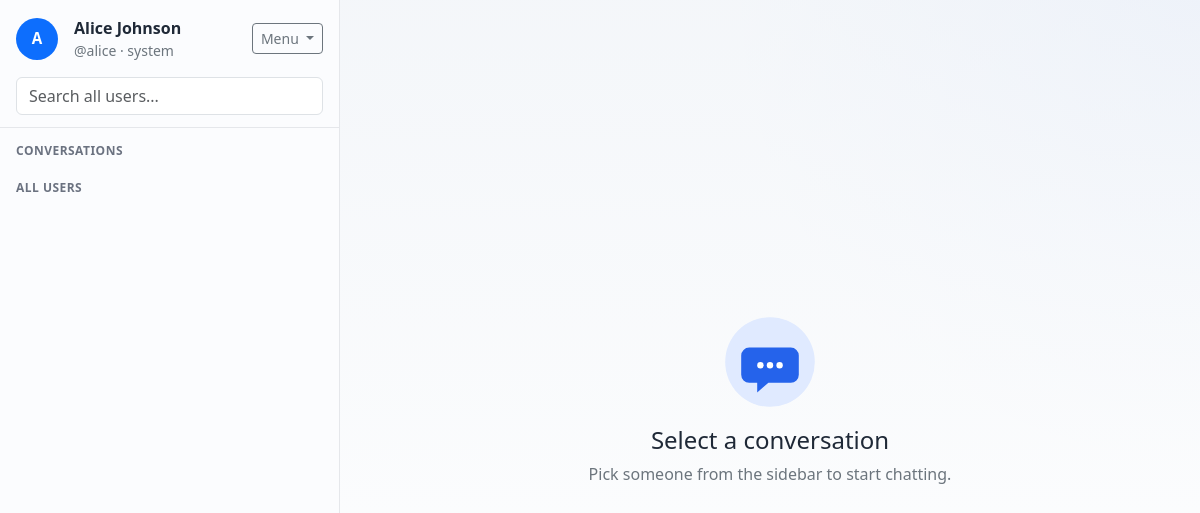
The page /chat (signed in) on the database its author committed.
### tables this page shows
CREATE TABLE `users` (
  `id` int(10) UNSIGNED NOT NULL,
  `username` varchar(50) NOT NULL,
  `email` varchar(120) NOT NULL,
  `country_code` varchar(8) NOT NULL DEFAULT '',
  `phone` varchar(20) NOT NULL DEFAULT '',
  `gender_id` int(10) UNSIGNED NOT NULL,
  `password` varchar(255) NOT NULL,
  `display_name` varchar(80) NOT NULL,
  `avatar_color` varchar(7) NOT NULL DEFAULT '#0d6efd',
  `avatar_path` varchar(255) DEFAULT NULL,
  `user_type` enum('system','normal') NOT NULL DEFAULT 'normal',
  `last_seen` datetime DEFAULT NULL,
  `created_at` datetime NOT NULL DEFAULT current_timestamp()
);

### application/controllers/Chat.php (called while the page is built, shortened)
<?php
class Chat extends CI_Controller
{
	public function __construct()
	{
		$this->load->model('User_model');
	}
	public function index()
	{
		$user = $this->User_model->get_by_id(current_user_id());
		$this->User_model->touch_last_seen((int) $user['id']);
		$user['initials'] = avatar_initials($user['display_name']);
		$this->load->view('chat/index', array(
			'user' => $user,
		));
	}
}

### index.php (called while the page is built, shortened)
<?php
require_once BASEPATH.'core/CodeIgniter.php';

### application/models/User_model.php (called while the page is built, shortened)
<?php
class User_model extends CI_Model
{
	private function with_gender()
	{
		$this->db->select('users.*, genders.name AS gender_name');
		$this->db->join('genders', 'genders.id = users.gender_id', 'left');
	}
	public function get_by_id($id)
	{
		return $this->db->get_where('users', array('users.id' => (int) $id))->row_array();
	}
	public function touch_last_seen($id)
	{
		$this->db->where('id', (int) $id);
		$this->db->update('users', array('last_seen' => date('Y-m-d H:i:s')));
	}
}

### application/helpers/chat_helper.php (the view, shortened to what this page needs)
<?php
if (!function_exists('avatar_initials')) {
	function avatar_initials($name)
	{
		$name = trim((string) $name);
		if (function_exists('mb_substr')) {
			return mb_strtoupper(mb_substr($name, 0, 1, 'UTF-8'), 'UTF-8');
		}
		return strtoupper(substr($name, 0, 1));
	}
}
if (!function_exists('user_avatar_url')) {
	function user_avatar_url($user)
	{
		if (empty($user['avatar_path']) || empty($user['id'])) {
			return NULL;
		}
		return site_url('files/avatar/'.(int) $user['id']);
	}
}
if (!function_exists('render_user_avatar')) {
	function render_user_avatar($user, $extra_class = '')
	{
		$online = !empty($user['online']) ? ' online' : '';
		$class = trim('avatar '.$extra_class.$online);
		$url = user_avatar_url($user);
		$color = !empty($user['avatar_color']) ? $user['avatar_color'] : '#0d6efd';
		$letter = avatar_initials(isset($user['display_name']) ? $user['display_name'] : '');
		return '<div class="'.html_escape($class).'" style="background: '.html_escape($color).'">'.html_escape($letter).'</div>';
	}
}
if (!function_exists('current_user_id')) {
	function current_user_id()
	{
		$CI =& get_instance();
		return (int) $CI->session->userdata('user_id');
	}
}
if (!function_exists('normalize_user_type')) {
	function normalize_user_type($type)
	{
		return $type === 'system' ? 'system' : 'normal';
	}
}
if (!function_exists('is_system_user')) {
	function is_system_user($user = NULL)
	{
		if (is_array($user)) {
			return normalize_user_type(isset($user['user_type']) ? $user['user_type'] : 'normal') === 'system';
		}
		$CI =& get_instance();
		$type = $CI->session->userdata('user_type');
		return normalize_user_type($type) === 'system';
	}
}

### application/views/chat/index.php (shortened to what this page needs)
<!DOCTYPE html>
<html lang="en">
<head>
  <link href="<?= base_url('assets/css/bootstrap.min.css') ?>" rel="stylesheet">
  <link href="<?= base_url('assets/css/bootstrap-icons.min.css') ?>" rel="stylesheet">
  <link href="<?= base_url('assets/css/style.css') ?>" rel="stylesheet">
</head>
<body class="chat-app" data-base="<?= rtrim(site_url(), '/') ?>" data-user-type="<?= is_system_user($user) ? 'system' : 'normal' ?>">
  <div class="chat-shell">
    <aside class="sidebar" id="sidebar">
      <div class="sidebar-header">
        <div class="d-flex align-items-center gap-3">
          <?= render_user_avatar($user) ?>
          <div class="flex-grow-1 overflow-hidden">
            <div class="fw-semibold text-truncate"><?= html_escape($user['display_name']) ?></div>
            <div class="small text-secondary text-truncate">
              <?php if (is_system_user($user)): ?>
                @<?= html_escape($user['username']) ?> · system
              <?php else: ?>
                normal
              <?php endif; ?>
            </div>
          </div>
          <div class="dropdown">
            <button class="btn btn-sm btn-outline-secondary dropdown-toggle" type="button"
                    id="homeMenuBtn" data-bs-toggle="dropdown" aria-expanded="false">
              Menu
            </button>
          </div>
        </div>
        <div class="mt-3">
          <input type="search" class="form-control" id="userSearch"
                 placeholder="<?= is_system_user($user) ? 'Search all users...' : 'Search friends...' ?>">
        </div>
      </div>
      <div class="sidebar-section-title">Conversations</div>
      <div class="sidebar-section-title px-3">
        <?= is_system_user($user) ? 'All users' : 'Friends' ?>
      </div>
      <div class="list-group list-group-flush people-list" id="peopleList"></div>
    </aside>
    <main class="chat-main">
      <div class="empty-state" id="emptyState">
        <img class="empty-image mb-3" src="<?= base_url('assets/images/chat-empty.svg') ?>" alt="" width="96" height="96">
        <h2 class="h4">Select a conversation</h2>
        <p class="text-secondary mb-0">Pick someone from the sidebar to start chatting.</p>
      </div>
    </main>
  </div>
</body>
</html>

### assets/css/style.css (style rules this page uses)
:root { --bg: #eef2f7; --panel: #ffffff; --ink: #1f2937; --muted: #6b7280; --line: #e5e7eb; --brand: #2563eb; --mine: #2563eb; --theirs: #f3f4f6; --sidebar-w: 340px; }
* { box-sizing: border-box; }
body { margin: 0; font-family: "Segoe UI", system-ui, -apple-system, sans-serif; color: var(--ink); background: var(--bg); }
.empty-image { display: block; margin: 0 auto; }
.chat-app { height: 100vh; overflow: hidden; }
.chat-shell { display: grid; grid-template-columns: var(--sidebar-w) 1fr; height: 100vh; max-width: 1400px; margin: 0 auto; background: var(--panel); box-shadow: 0 0 0 1px var(--line); }
.sidebar { border-right: 1px solid var(--line); display: flex; flex-direction: column; min-height: 0; background: #fbfcfe; }
.sidebar-header { padding: 1rem 1rem 0.75rem; border-bottom: 1px solid var(--line); }
.sidebar-section-title { padding: 0.85rem 1rem 0.35rem; font-size: 0.75rem; font-weight: 700; letter-spacing: 0.04em; text-transform: uppercase; color: var(--muted); }
.conversation-list, .people-list { overflow-y: auto; }
.people-list { padding-bottom: 1rem; }
.avatar { width: 42px; height: 42px; border-radius: 50%; display: grid; place-items: center; color: #fff; font-weight: 700; font-size: 0.95rem; flex-shrink: 0; position: relative; overflow: hidden; background: #0d6efd; }
.chat-main { display: flex; flex-direction: column; min-width: 0; min-height: 0; background: linear-gradient(180deg, rgba(238, 242, 247, 0.65), rgba(255, 255, 255, 0.9)), radial-gradient(circle at top right, rgba(37, 99, 235, 0.08), transparent 40%); }
.empty-state { margin: auto; text-align: center; padding: 2rem; }

### rows shown on the page
users: display_name "A", display_name "Alice Johnson", username "alice"
